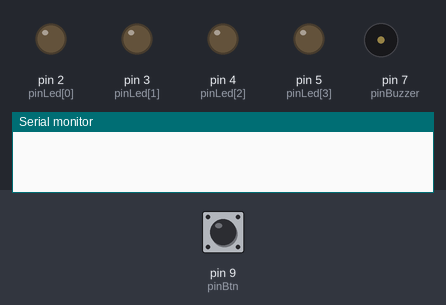
Bench run of a sketch on a simulated Arduino Uno, built with avr-gcc and run on an emulated ATmega328P. On the bench: output pins drawn as LEDs (lit = HIGH), buzzer (waves = sounding, pin HIGH), the last lines printed to the serial monitor. Dashed ring = blinking. The test bench sets the inputs (shaded band); at power-on: pin 9 (pinBtn) HIGH.

Above: at 1.2 s.
1.3 s: pin 9 (pinBtn) pulled LOW for 3.2 s
At 3.7 s:
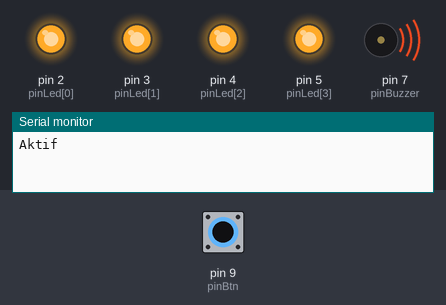
6.8 s: pin 9 (pinBtn) pulled LOW for 0.15 s
At 8.2 s:
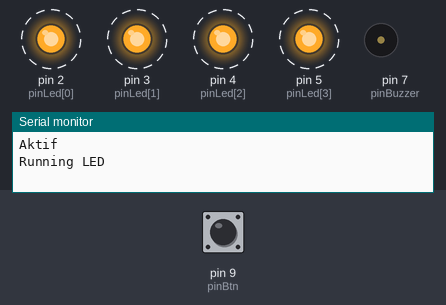
9.8 s: pin 9 (pinBtn) pulled LOW for 1 s
At 11.3 s:
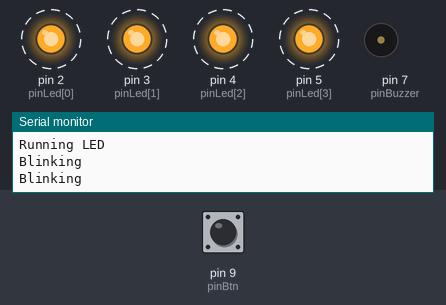
12.8 s: pin 9 (pinBtn) driven LOW
Timing chart, 0 to 15.8 s (numbered marks = the images above; inputs shaded):
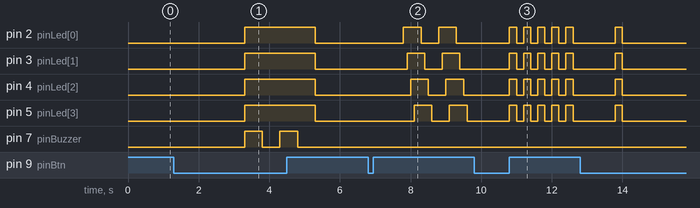

Measured:
- after the input at 1.3 s, pin 2 (pinLed[0]), pin 3 (pinLed[1]), pin 4 (pinLed[2]), pin 5 (pinLed[3]): LOW → HIGH after 2.0 s, → LOW 2.0 s later; pin 7 (pinBuzzer): alternates HIGH for 0.50 s and LOW for 0.50 s, 4 changes in all, then stays LOW, starting after 2.0 s
- after the input at 6.8 s, pin 2 (pinLed[0]): alternates HIGH for 0.50 s and LOW for 0.50 s, starting after 1.0 s; pin 3 (pinLed[1]): alternates HIGH for 0.50 s and LOW for 0.50 s, starting after 1.1 s
- after the input at 9.8 s, pin 2 (pinLed[0]), pin 3 (pinLed[1]), pin 4 (pinLed[2]), pin 5 (pinLed[3]): alternates HIGH for 0.20 s and LOW for 0.20 s, starting after 1.0 s

The sketch:

pushbutton.ino
```cpp
int pinLed[] = {2,3,4,5};
int pinBtn = 9;
int pinBuzzer = 7;
int bacaNilai,a,b,c,d,e,f,i,n;
int kondisi = 0;
String info;

void setup() {
  Serial.begin(9600);
  for (i=0; i<5; i++){
    pinMode(pinLed[i], OUTPUT);
  }
  pinMode(pinBtn, INPUT_PULLUP);
  pinMode(pinBuzzer, OUTPUT);
}

void loop() {

	//Baca Inputan Pertama Kali Untuk Mengaktifkan
  while (kondisi == 0){
    bacaNilai = digitalRead(pinBtn);
    if (bacaNilai == 0 && a < 2){
      a++;
      delay(1000);
      }
      if (a == 2){
        kondisi = 1;
        info = "Aktif";
        Serial.println(info);
        ledNyala();
        buzzerNyala();
        delay(500);
        buzzerPadam();
        delay(500);
        buzzerNyala();
        delay(500);
        buzzerPadam();
        delay(500);
        ledPadam();
        delay(500);

      }//Penutup Kondisi Aktif

 }//Penutup Kondisi While Kondisi 0

	//Kondisi Running LED
	while (kondisi == 1){
		bacaNilai = digitalRead(pinBtn);
		if (bacaNilai == 0 && b < 2){
			b++;
      delay(1000);
      }
		while (b>0 && b<2){
			bacaNilai = digitalRead(pinBtn);
      info = "Running LED";
      Serial.println(info);
      runningNyala();
      runningPadam();
      //Serial.println(bacaNilai);

      bacaNilai = digitalRead(pinBtn);
			if (bacaNilai == 0 && c < 2){
      c++;
      delay(1000);
			}
			if (c>0 && c<2) {
				kondisi = 2;
				//Kondisi Led Blinking
				while (kondisi == 2){
					bacaNilai = digitalRead(pinBtn);
					info = "Blinking";
					Serial.println(info);
					ledNyala();
					delay(200);
					ledPadam();
					delay(200);
					//Serial.println(bacaNilai);

					bacaNilai = digitalRead(pinBtn);
					if (bacaNilai == 0 && d < 2){
						d++;
						delay(1000);
					}


					if (d == 2){
						kondisi = 3;
					}

					//Kondisi untuk mematikan semua fungsi
					while (kondisi == 3){
						info = "Mati";
						ledPadam();
						Serial.println(info);
						delay(200);
						kondisi = 4;
						//Untuk melakukan proses reset semua Fungsi dan kembali ke Kondisi pertama untuk standby Diaktifkan
						if (kondisi == 4){
							info = "Sedang Me-Reset";
							Serial.println(info);
							a = 0;
							b = 0;
							c = 0;
							d = 0;
							delay(1000);
							kondisi = 0;
						}
					}
				}//Penutup While Kondisi 2
			}//Penutup If Kondisi 2
		}
	}//Penutup While Kondisi 1
}//Penutup Void Loop()


//Fungsi-Fungsi Procedure

void buzzerNyala(){
  digitalWrite(pinBuzzer, 1);
}

void buzzerPadam(){
  digitalWrite(pinBuzzer, 0);
}

void ledNyala(){
  for (i=0; i<5; i++){
    digitalWrite(pinLed[i],1);
  }
}

void ledPadam(){
   for (i=0; i<5; i++){
    digitalWrite(pinLed[i],0);
  }
}

void runningNyala(){
  for (i=0; i<5; i++){
    digitalWrite(pinLed[i],1);
    delay(100);
  }
}

void runningPadam(){
  for (i=0; i<5; i++){
    digitalWrite(pinLed[i],0);
    delay(100);
  }
}

//End Of Program
```
